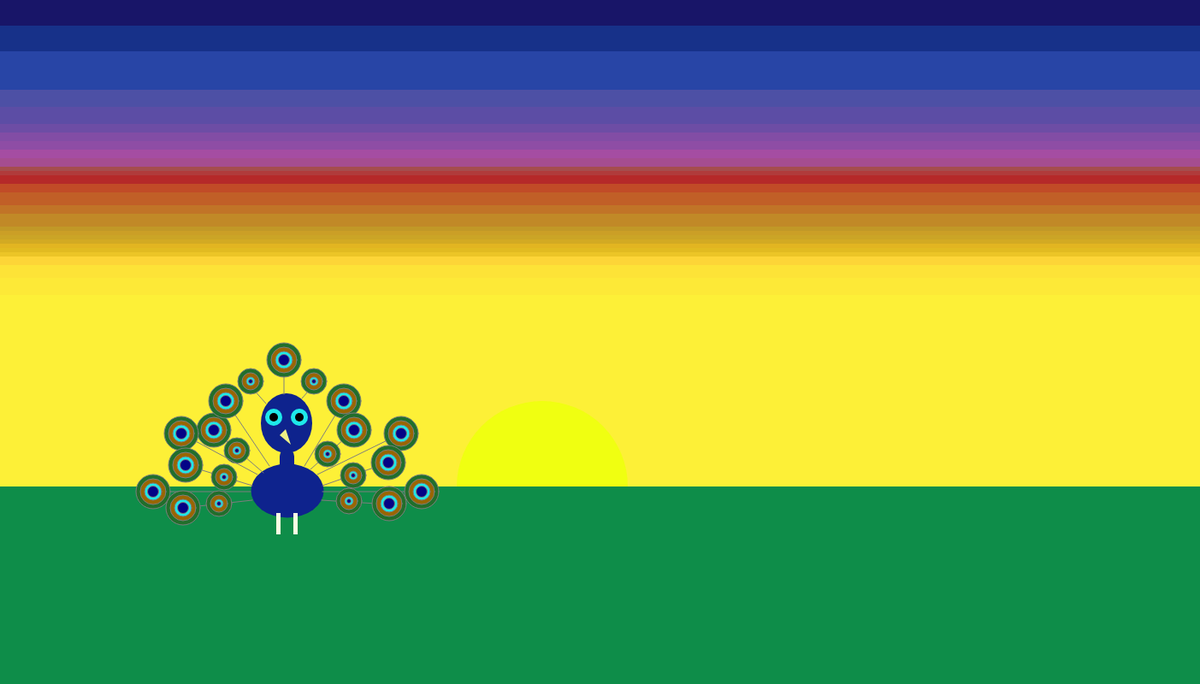
Frame 1 (no input)
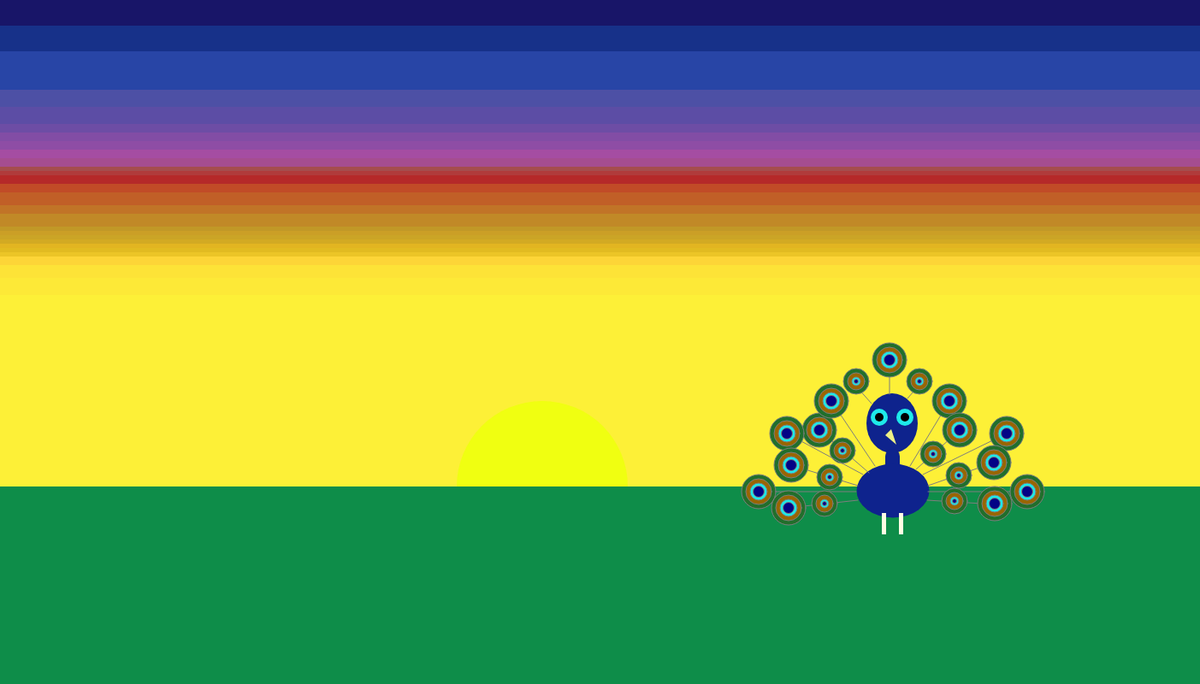
Frame 60 (no input)
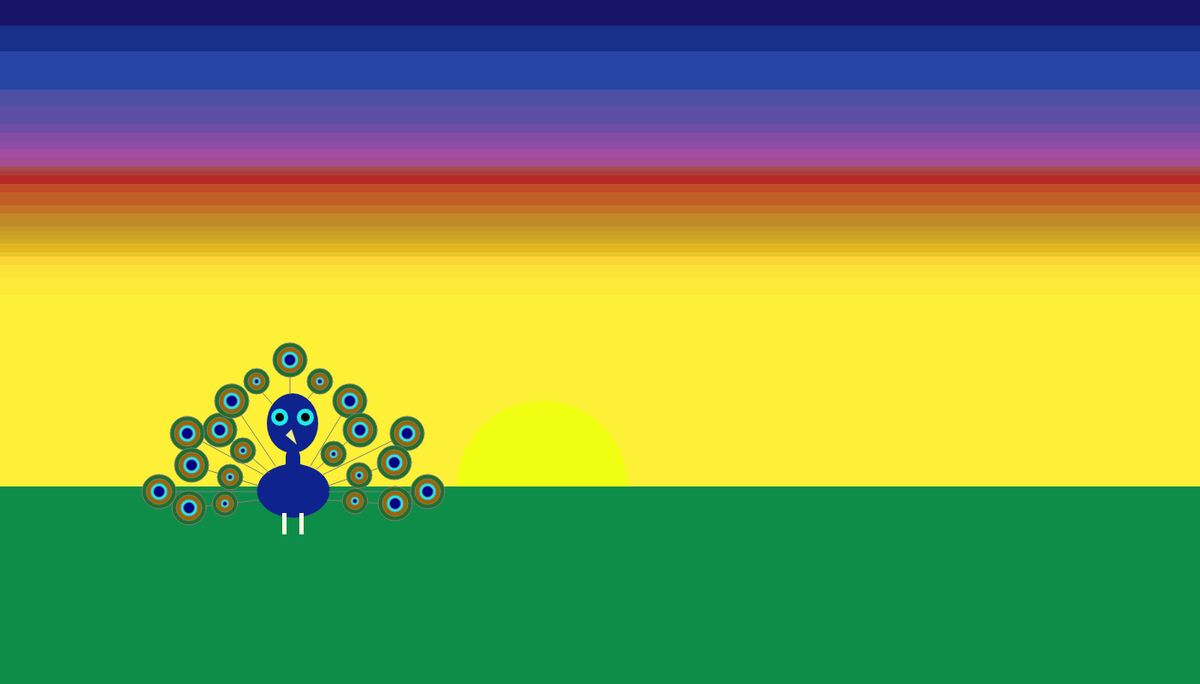
Frame 120 (the mouse pressed at the canvas centre since frame 60)

The p5.js sketch that drew these frames (run headless with seeded random() and noise() and a simulated clock; from frame 60 on, the mouse is pressed at the canvas centre):

// p5.js sketch
// ── sketch.js
var myState = 0;
var mytimer = 0;
var timer = 200;
var x = 0;
var velocity = 5;

function setup() {
  createCanvas(1403, 800);
  // put setup code here
}

function draw() {

  switch (myState) {
    case 0:
      //  pea(width /2, 571);
      doBG();

      velocity = 12;
      if (x > width) {
        myState = 1;
      }
      break;

    case 1:

      //  pea(width /2, 571);
      doBG();

      velocity = 7;
      if (x > width) {
        myState = 2;
        x = 0;
      }
      break;

    case 2:
      //    pea(width /2, 571);
      doBG();
      velocity = 4;
      if (x > width) {
        myState = 3;
        x = 0;
      }
      break;

    case 3:
      background('blue');
      if (x > width) {
        x = 0;
      }
      velocity = 2;

      break;

    case 4:
      background('black');
      velocity = 0;
      break;


  }

  push();
  //where ever bat was its gonna move it 10 to the right and 50 down
  translate(x-300, 50);
  pea();
  pop();
  // put drawing code here
  //  pea(width / 2,571);
  x = x + velocity;

}

function mouseReleased() {

  if (myState == 4) myState = 0;
  if (myState == 3) myState = 4;
}


function pea() {
  //face of avatar
  fill('#0E238D'); //face
  ellipse(635, 445, 60, 70);

  fill('#1EE9E9');
  circle(620, 438, 20);

  fill('#1EE9E9');
  circle(650, 438, 20);

  fill('black');
  circle(620, 438, 10);

  fill('black');
  circle(650, 438, 10);

  fill('#EDF086')
  triangle(634, 452, 627, 459, 640, 470);


  //body of avatar

  // Draw a rectangle with rounded corners having the following radii:
  // top-left = 20, top-right = 15, bottom-right = 10, bottom-left = 5.
  fill('#0E238D')
  rect(627, 475, 17, 37, 20, 15, 10, 10);

  fill('#0E238D');
  ellipse(636, 524, 85, 63);

  //feet
  fill('#FFFFE4')
  rect(623, 550, 5, 25);

  fill('#FFFFE4')
  rect(643, 550, 5, 25);


  //feathers of avatar
  stroke(126);
  line(479, 525, 593, 525);

  fill('#216F2B');
  circle(479, 525, 40);

  fill('#996600');
  circle(479, 525, 30);

  fill('#1EE9E9');
  circle(479, 525, 20);

  fill('#030386');
  circle(479, 525, 13);

  //
  stroke(126);
  line(550, 453, 608, 503);

  fill('#216F2B');
  circle(550, 453, 40);

  fill('#996600');
  circle(550, 453, 30);

  fill('#1EE9E9');
  circle(550, 453, 20);

  fill('#030386');
  circle(550, 453, 13);
  //2nd set

  fill('#216F2B');
  circle(577, 477, 30);

  fill('#996600');
  circle(577, 477, 20);

  fill('#1EE9E9');
  circle(577, 477, 10);

  fill('#030386');
  circle(577, 477, 5);


  //feather circle

  stroke(126);
  line(512, 457, 601, 505);

  fill('#216F2B');
  circle(512, 457, 40);

  fill('#996600');
  circle(512, 457, 30);

  fill('#1EE9E9');
  circle(512, 457, 20);

  fill('#030386');
  circle(512, 457, 13);



  // Draw a circle at location (30, 30) with a diameter of 20.

  stroke(126);
  line(514, 544, 595, 535);

  fill('#216F2B');
  circle(514, 544, 40);

  fill('#996600');
  circle(514, 544, 30);

  fill('#1EE9E9');
  circle(514, 544, 20);

  fill('#030386');
  circle(514, 544, 13);
  //2nd set of feathers

  fill('#216F2B');
  circle(556, 539, 30);

  fill('#996600');
  circle(556, 539, 20);

  fill('#1EE9E9');
  circle(556, 539, 10);

  fill('#030386');
  circle(556, 539, 5);
  //
  stroke(126);
  line(517, 494, 595, 518);

  fill('#216F2B');
  circle(517, 494, 40);

  fill('#996600');
  circle(517, 494, 30);

  fill('#1EE9E9');
  circle(517, 494, 20);

  fill('#030386');
  circle(517, 494, 13);

  //2nd set of feathers

  fill('#216F2B');
  circle(562, 508, 30);

  fill('#996600');
  circle(562, 508, 20);

  fill('#1EE9E9');
  circle(562, 508, 10);

  fill('#030386');
  circle(562, 508, 5);

  // 1st set of feathers
  stroke(126);
  line(564, 419, 615, 495);

  fill('#216F2B');
  circle(564, 419, 40);

  fill('#996600');
  circle(564, 419, 30);

  fill('#1EE9E9');
  circle(564, 419, 20);

  fill('#030386');
  circle(564, 419, 13);

  //
  stroke(126);
  line(632, 371, 632, 411);

  fill('#216F2B');
  circle(632, 371, 40);

  fill('#996600');
  circle(632, 371, 30);

  fill('#1EE9E9');
  circle(632, 371, 20);

  fill('#030386');
  circle(632, 371, 13);

  //
  stroke(126);
  line(677, 525, 793, 525);

  fill('#216F2B');
  circle(793, 525, 40);

  fill('#996600');
  circle(793, 525, 30);

  fill('#1EE9E9');
  circle(793, 525, 20);

  fill('#030386');
  circle(793, 525, 13);

  //

  stroke(126);
  line(769, 457, 671, 505);

  fill('#216F2B');
  circle(769, 457, 40);

  fill('#996600');
  circle(769, 457, 30);

  fill('#1EE9E9');
  circle(769, 457, 20);

  fill('#030386');
  circle(769, 457, 13);
  //

  stroke(126);
  line(702, 419, 656, 495);

  fill('#216F2B');
  circle(702, 419, 40);

  fill('#996600');
  circle(702, 419, 30);

  fill('#1EE9E9');
  circle(702, 419, 20);

  fill('#030386');
  circle(702, 419, 13);
  // 1st set of feather
  stroke(126);
  line(676, 535, 740, 539);

  fill('#216F2B');
  circle(755, 539, 40);

  fill('#996600');
  circle(755, 539, 30);

  fill('#1EE9E9');
  circle(755, 539, 20);

  fill('#030386');
  circle(755, 539, 13);
  // 2nd set

  fill('#216F2B');
  circle(708, 536, 30);

  fill('#996600');
  circle(708, 536, 20);

  fill('#1EE9E9');
  circle(708, 536, 10);

  fill('#030386');
  circle(708, 536, 5);
  //

  stroke(126);
  line(677, 518, 754, 491);


  fill('#216F2B');
  circle(754, 491, 40);

  fill('#996600');
  circle(754, 491, 30);

  fill('#1EE9E9');
  circle(754, 491, 20);

  fill('#030386');
  circle(754, 491, 13);
  //2nd set
  fill('#216F2B');
  circle(713, 506, 30);

  fill('#996600');
  circle(713, 506, 20);

  fill('#1EE9E9');
  circle(713, 506, 10);

  fill('#030386');
  circle(713, 506, 5);


  stroke(126);
  line(663, 499, 714, 453);


  fill('#216F2B');
  circle(714, 453, 40);

  fill('#996600');
  circle(714, 453, 30);

  fill('#1EE9E9');
  circle(714, 453, 20);

  fill('#030386');
  circle(714, 453, 13);

  //2nd set
  fill('#216F2B');
  circle(683, 481, 30);

  fill('#996600');
  circle(683, 481, 20);

  fill('#1EE9E9');
  circle(683, 481, 10);

  fill('#030386');
  circle(683, 481, 5);
  //extra
  stroke(126);
  line(595, 404, 611, 422);

  fill('#216F2B');
  circle(593, 396, 30);

  fill('#996600');
  circle(593, 396, 20);

  fill('#1EE9E9');
  circle(593, 396, 10);

  fill('#030386');
  circle(593, 396, 5);
  //extra

  stroke(126);
  line(667, 400, 653, 416);
  fill('#216F2B');
  circle(667, 396, 30);

  fill('#996600');
  circle(667, 396, 20);

  fill('#1EE9E9');
  circle(667, 396, 10);

  fill('#030386');
  circle(667, 396, 5);

}

function doTimer(variableState, variableTimer) {
  timer--;
  if (timer <= 0) {
    myState++;
    timer = variableTimer;
  }

}

function doBG() {
  let c;
  noStroke(); // Don't draw a stroke around shapes
  c = color('#181568');
  fill(c); // Use 'c' as fill color
  rect(0, 0, 1439, 40); // Draw rectangle2

  noStroke(); // Don't draw a stroke around shapes
  c = color('#173189');
  fill(c); // Use 'c' as fill color
  rect(0, 30, 1439, 50); // Draw rectangle

  noStroke(); // Don't draw a stroke around shapes
  c = color('#2845A6');
  fill(c); // Use 'c' as fill color
  rect(0, 60, 1439, 50); // Draw rectangle

  c = color('#2845A6');
  fill(c); // Use updated 'c' as fill color
  rect(0, 85, 1439, 30); // Draw rectangle

  c = color('#4D50A5');
  fill(c); // Use updated 'c' as fill color
  rect(0, 105, 1439, 20); // Draw rectangle

  c = color('#5C4DA5');
  fill(c); // Use updated 'c' as fill color
  rect(0, 125, 1439, 20); // Draw rectangle

  c = color('#6D4DA5');
  fill(c); // Use updated 'c' as fill color
  rect(0, 145, 1439, 10); // Draw rectangle

  c = color('#824DA5');
  fill(c); // Use updated 'c' as fill color
  rect(0, 155, 1439, 10); // Draw rectangle

  c = color('#8E4DA5');
  fill(c); // Use updated 'c' as fill color
  rect(0, 165, 1439, 10); // Draw rectangle

  c = color('#A54DA2');
  fill(c); // Use updated 'c' as fill color
  rect(0, 175, 1439, 10); // Draw rectangle

  c = color('#A54D90');
  fill(c); // Use updated 'c' as fill color
  rect(0, 185, 1439, 10); // Draw rectangle

  c = color('#A54D4D');
  fill(c); // Use updated 'c' as fill color
  rect(0, 195, 1439, 10); // Draw rectangle

  c = color('#B03B3B');
  fill(c); // Use updated 'c' as fill color
  rect(0, 200, 1439, 5); // Draw rectangle

  c = color('#B52929');
  fill(c); // Use updated 'c' as fill color
  rect(0, 205, 1439, 5); // Draw rectangle

  c = color('#B52929');
  fill(c); // Use updated 'c' as fill color
  rect(0, 210, 1439, 5); // Draw rectangle

  c = color('#C14B27');
  fill(c); // Use updated 'c' as fill color
  rect(0, 215, 1439, 5); // Draw rectangle

  c = color('#C14B27');
  fill(c); // Use updated 'c' as fill color
  rect(0, 220, 1439, 5); // Draw rectangle

  c = color('#C15F27');
  fill(c); // Use updated 'c' as fill color
  rect(0, 225, 1439, 10); // Draw rectangle

  c = color('#C15F27');
  fill(c); // Use updated 'c' as fill color
  rect(0, 230, 1439, 5); // Draw rectangle

  c = color('#C15F27');
  fill(c); // Use updated 'c' as fill color
  rect(0, 235, 1439, 5); // Draw rectangle

  c = color('#C17427');
  fill(c); // Use updated 'c' as fill color
  rect(0, 240, 1439, 10); // Draw rectangle

  c = color('#C18927');
  fill(c); // Use updated 'c' as fill color
  rect(0, 250, 1439, 17); // Draw rectangle

  c = color('#C19827');
  fill(c); // Use updated 'c' as fill color
  rect(0, 265, 1439, 20); // Draw rectangle

  c = color('#CB9F26');
  fill(c); // Use updated 'c' as fill color
  rect(0, 270, 1439, 5); // Draw rectangle

  c = color('#CBA526');
  fill(c); // Use updated 'c' as fill color
  rect(0, 275, 1439, 5); // Draw rectangle

  c = color('#D2AA23');
  fill(c); // Use updated 'c' as fill color
  rect(0, 280, 1439, 5); // Draw rectangle

  c = color('#E2B521');
  fill(c); // Use updated 'c' as fill color
  rect(0, 285, 1439, 7); // Draw rectangle

  c = color('#E2BB21');
  fill(c); // Use updated 'c' as fill color
  rect(0, 290, 1439, 9); // Draw rectangle

  c = color('#ECC527');
  fill(c); // Use updated 'c' as fill color
  rect(0, 295, 1439, 9); // Draw rectangle

  c = color('#FDD537');
  fill(c); // Use updated 'c' as fill color
  rect(0, 300, 1439, 10); // Draw rectangle

  c = color('#FDE337');
  fill(c); // Use updated 'c' as fill color
  rect(0, 310, 1439, 25); // Draw rectangle

  c = color('#FDE937');
  fill(c); // Use updated 'c' as fill color
  rect(0, 325, 1439, 75); // Draw rectangle

  c = color('#FDF037');
  fill(c); // Use updated 'c' as fill color
  rect(0, 345, 1439, 225); // Draw rectangle

  fill('#F0FF11');
  arc(634, 569, 200, 200, PI, TWO_PI);

  c = color('#0E8D49');
  fill(c); // Use updated 'c' as fill color
  rect(0, 569, 1439, 569); // Draw rectangle

}
